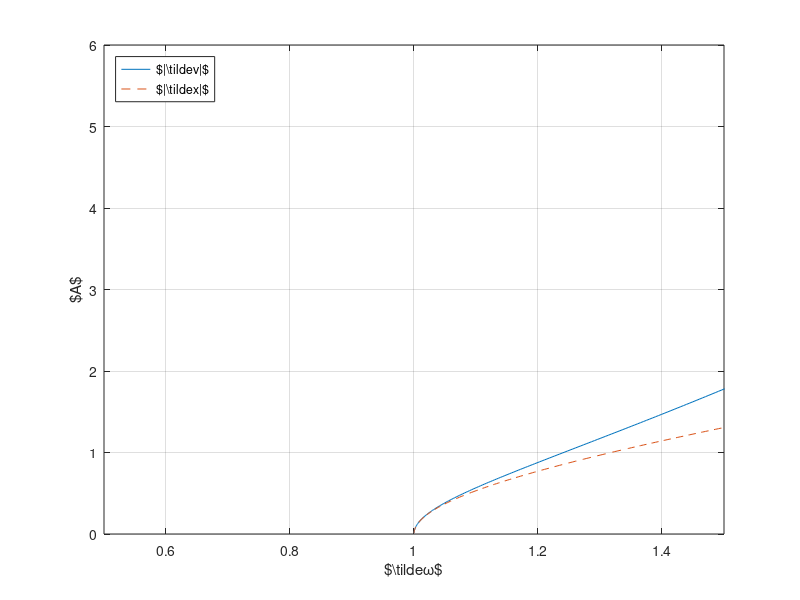

This chart was generated by the following MATLAB code: (Note: this script raises an error after producing the figure.)
%% Duffing Equation Analysis
% Generates backbone curve and frequency response for nonlinear resonator
% Equations reference: MCS1_008

clear; close all; clc;

%% Parameters
Q = 10;                     % Quality factor
f0_values = [0.02, 0.05, 0.1, 0.15, 0.2];  % Multiple forcing amplitudes
omega_range = [0.5, 1.5];   % Frequency range
n_freq = 150;               % Number of frequency points

%% Figure 1: Backbone Curve (Undamped Duffing)
A_vals = linspace(0.01, 2.5, 300);
omega_backbone = zeros(size(A_vals));
v_max_backbone = zeros(size(A_vals));

for i = 1:length(A_vals)
    A = A_vals(i);
    m = A^2 / (2*(A^2 + 1));
    K_m = ellipke(m);
    omega_backbone(i) = pi * sqrt(A^2 + 1) / (2 * K_m);
    v_max_backbone(i) = A * sqrt(1 + A^2/2);
end

fig1 = figure('Position', [100, 100, 600, 400]);
plot(omega_backbone, v_max_backbone, '-'); hold on;
plot(omega_backbone, A_vals, '--');
xlabel('$\tilde{\omega}$');
ylabel('$A$');
legend({'$|\tilde{v}|$', '$|\tilde{x}|$'}, 'Location', 'northwest');
grid on;
xlim([0.5, 1.5]);
saveas(fig1, 'duffing_backbone.png');
fprintf('Saved: duffing_backbone.png\n');

%% Frequency Response with Multiple Forcing Amplitudes
% Using frequency sweep algorithm: for each f0, we perform two sweeps:
% 1. Forward sweep: start from low frequency, use end state as IC for next
% 2. Backward sweep: start from high frequency, use end state as IC for next
% This captures the hysteresis behavior in the nonlinear response.

omega_vals = linspace(omega_range(1), omega_range(2), n_freq);
n_cycles = 300;
n_steady = 50;
opts = odeset('RelTol', 1e-6, 'AbsTol', 1e-8);

% Storage for all f0 values
all_amp_v_fwd = zeros(length(f0_values), n_freq);
all_amp_v_bwd = zeros(length(f0_values), n_freq);
all_phase_fwd = zeros(length(f0_values), n_freq);
all_phase_bwd = zeros(length(f0_values), n_freq);

for f_idx = 1:length(f0_values)
    f0_tilde = f0_values(f_idx);
    fprintf('Computing f0 = %.3g (%d/%d)...\n', f0_tilde, f_idx, length(f0_values));
    
    amp_v_fwd = zeros(1, n_freq);
    amp_v_bwd = zeros(1, n_freq);
    phase_fwd = zeros(1, n_freq);
    phase_bwd = zeros(1, n_freq);
    
    % --- Forward sweep (ascending frequency) ---
    % Start from rest at lowest frequency
    y0_fwd = [0; 0];
    for i = 1:n_freq
        omega = omega_vals(i);
        T = 2*pi/omega;
        tspan = [0, n_cycles*T];
        
        ode_func = @(t, y) [y(2); 
            -y(1) - y(1)^3 - y(2)/Q + f0_tilde*sin(omega*t)];
        
        [t, y] = ode45(ode_func, tspan, y0_fwd, opts);
        
        % Extract steady state
        t_steady = t(end) - n_steady*T;
        idx = t > t_steady;
        t_s = t(idx); v_s = y(idx, 2);
        
        amp_v_fwd(i) = (max(v_s) - min(v_s)) / 2;
        phase_fwd(i) = compute_phase(t_s, v_s, omega);
        
        % Use final state as IC for next frequency
        y0_fwd = y(end, :)';
    end
    
    % --- Backward sweep (descending frequency) ---
    % Start from final state of forward sweep at highest frequency
    y0_bwd = y0_fwd;
    for i = n_freq:-1:1
        omega = omega_vals(i);
        T = 2*pi/omega;
        tspan = [0, n_cycles*T];
        
        ode_func = @(t, y) [y(2); 
            -y(1) - y(1)^3 - y(2)/Q + f0_tilde*sin(omega*t)];
        
        [t, y] = ode45(ode_func, tspan, y0_bwd, opts);
        
        % Extract steady state
        t_steady = t(end) - n_steady*T;
        idx = t > t_steady;
        t_s = t(idx); v_s = y(idx, 2);
        
        amp_v_bwd(i) = (max(v_s) - min(v_s)) / 2;
        phase_bwd(i) = compute_phase(t_s, v_s, omega);
        
        % Use final state as IC for next frequency
        y0_bwd = y(end, :)';
    end
    
    all_amp_v_fwd(f_idx, :) = amp_v_fwd;
    all_amp_v_bwd(f_idx, :) = amp_v_bwd;
    all_phase_fwd(f_idx, :) = phase_fwd;
    all_phase_bwd(f_idx, :) = phase_bwd;
end

fprintf('Done.\n');

%% Figure 2: Amplitude Response
fig2 = figure('Position', [100, 100, 600, 400]);
hold on;
colors = lines(length(f0_values));

for f_idx = 1:length(f0_values)
    plot(omega_vals, all_amp_v_fwd(f_idx, :), '-', 'Color', colors(f_idx,:));
    plot(omega_vals, all_amp_v_bwd(f_idx, :), '-', 'Color', colors(f_idx,:), ...
        'HandleVisibility', 'off');
end

plot(omega_backbone, v_max_backbone, 'k--');

xlabel('$\tilde{\omega}$');
ylabel('$|\tilde{v}|$');
legend_str = arrayfun(@(x) sprintf('$\\tilde{f}_0=%.2g$', x), f0_values, ...
    'UniformOutput', false);
legend_str{end+1} = 'Backbone';
legend(legend_str, 'Location', 'northwest');
title(sprintf('$Q=%d$', Q));
grid on;
xlim(omega_range);
saveas(fig2, 'duffing_frequency_response.png');
fprintf('Saved: duffing_frequency_response.png\n');

%% Figure 3: Phase Response (Velocity)
fig3 = figure('Position', [100, 100, 600, 400]);
hold on;

for f_idx = 1:length(f0_values)
    plot(omega_vals, all_phase_fwd(f_idx, :), '-', 'Color', colors(f_idx,:));
    plot(omega_vals, all_phase_bwd(f_idx, :), '-', 'Color', colors(f_idx,:), ...
        'HandleVisibility', 'off');
end

xlabel('$\tilde{\omega}$');
ylabel('$\phi_v$ [deg]');
legend_str = arrayfun(@(x) sprintf('$\\tilde{f}_0=%.2g$', x), f0_values, ...
    'UniformOutput', false);
legend(legend_str, 'Location', 'southwest');
title(sprintf('$Q=%d$', Q));
grid on;
xlim(omega_range);
ylim([-100, 100]);
yticks([-90, -45, 0, 45, 90]);
saveas(fig3, 'duffing_phase_response.png');
fprintf('Saved: duffing_phase_response.png\n');

fprintf('\nAll figures saved to current directory.\n');

%% Helper function: compute phase lag
function phi = compute_phase(t, x, omega)
    % Compute phase lag between forcing sin(omega*t) and response x(t)
    % Using cross-correlation with reference signals
    
    % Reference signals
    sin_ref = sin(omega * t);
    cos_ref = cos(omega * t);
    
    % Remove DC component
    x = x - mean(x);
    
    % Compute Fourier coefficient at driving frequency
    dt = mean(diff(t));
    a = 2 * mean(x .* cos_ref);  % cosine component
    b = 2 * mean(x .* sin_ref);  % sine component
    
    % Phase: x ≈ A*sin(omega*t + phi) = A*cos(phi)*sin + A*sin(phi)*cos
    % So b = A*cos(phi), a = A*sin(phi)
    phi = atan2d(a, b);  % Phase in degrees
    
    % Ensure phase is 90 degrees to -90 degrees
    if phi > 90
        phi = phi - 180;
    elseif phi < -90
        phi = phi + 180;
    end
end
